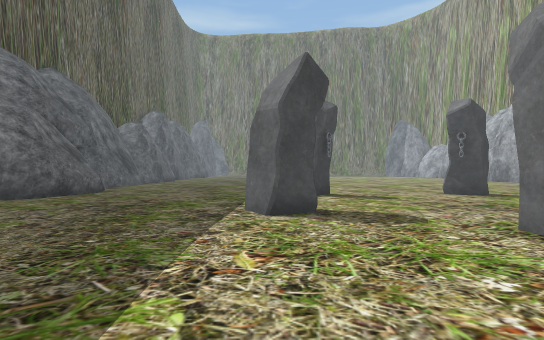
view 1 (above)

21 first-person views from a walk through a 3-D level made in the Unity game engine. The camera is 1.2 m above the floor, looks level and sees 80° across. The floor is counted in squares, 2 m on a side. Each view is taken from the middle of a square. On the plan, view 1 faces up. The plan holds only what a view shows up to about 10 squares ahead; the rest is blank. The place goes on beyond the plan. The player character is not drawn.

view 2
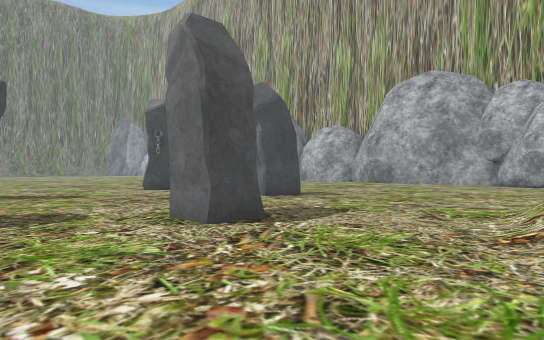

view 3
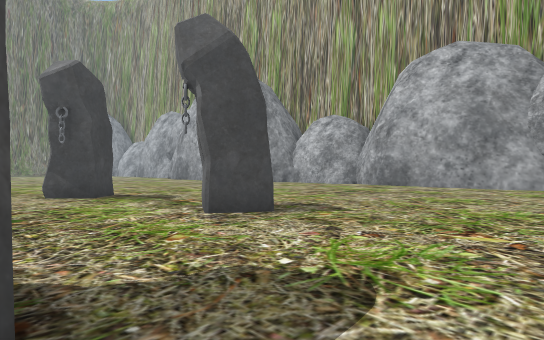

view 4
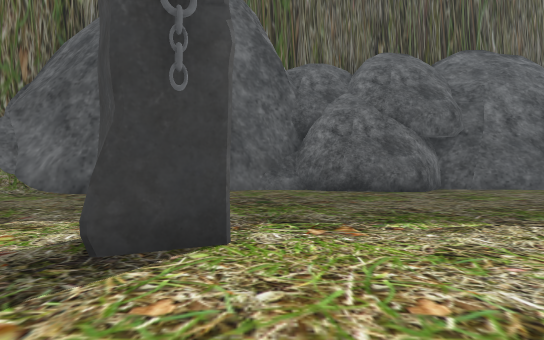

view 5
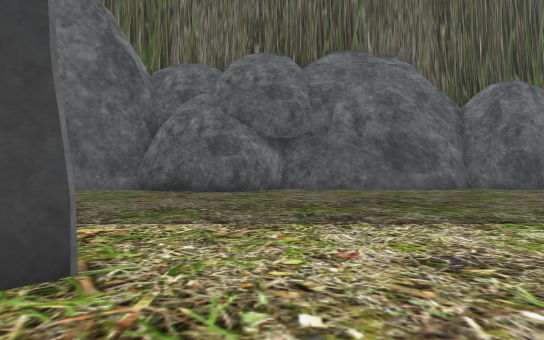

view 6
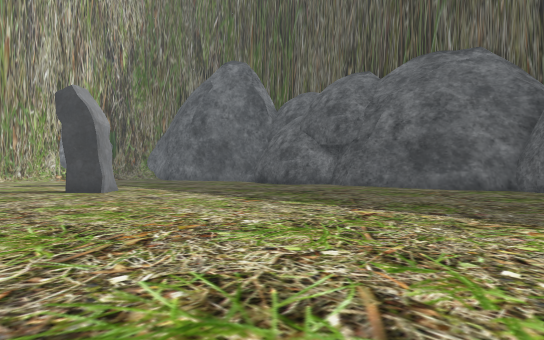

view 7
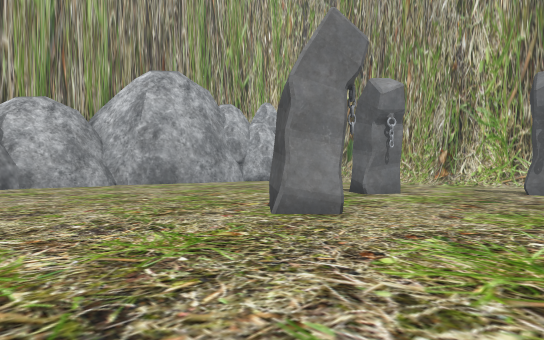

view 8
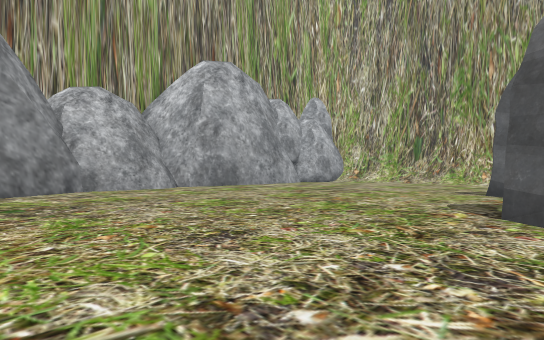

view 9
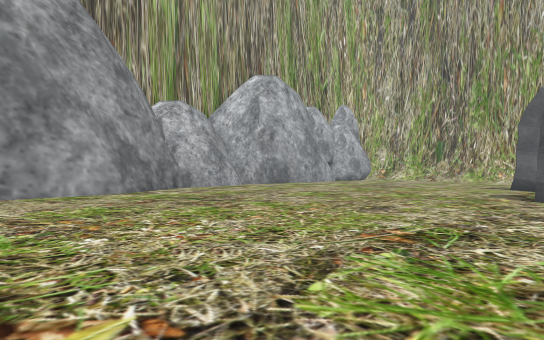

view 10
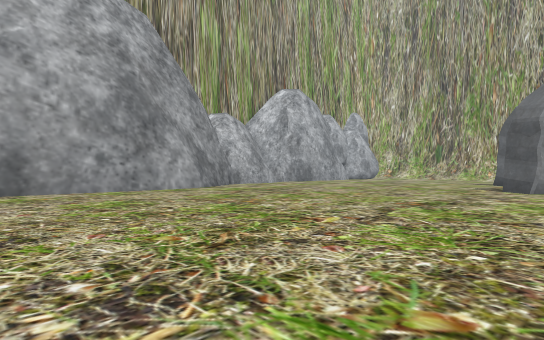

view 11
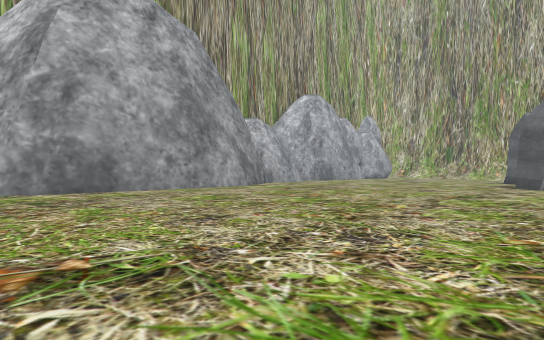

view 12
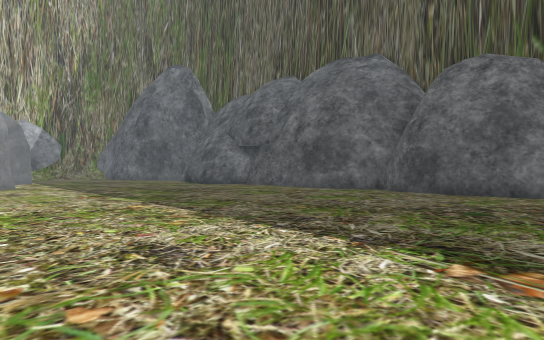

view 13
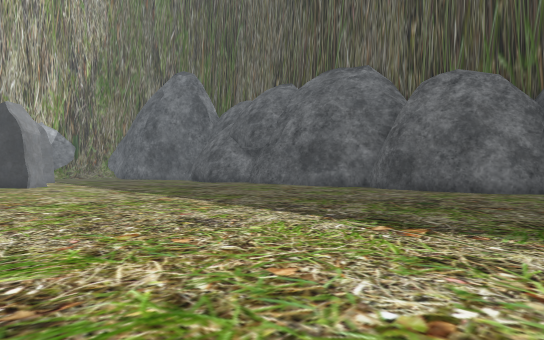

view 14
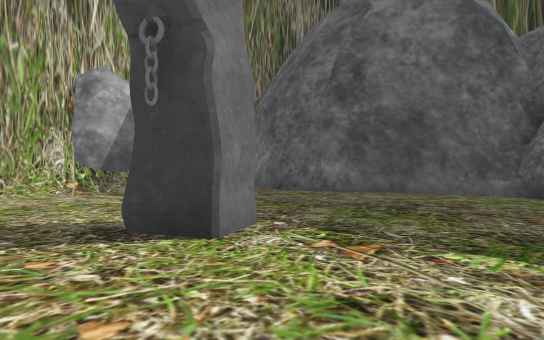

view 15
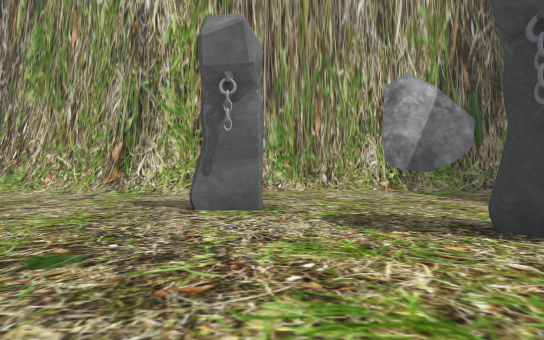

view 16
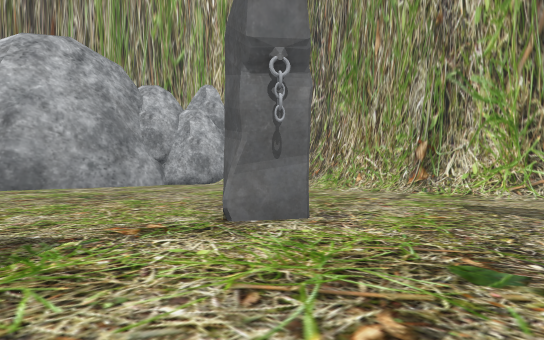

view 17
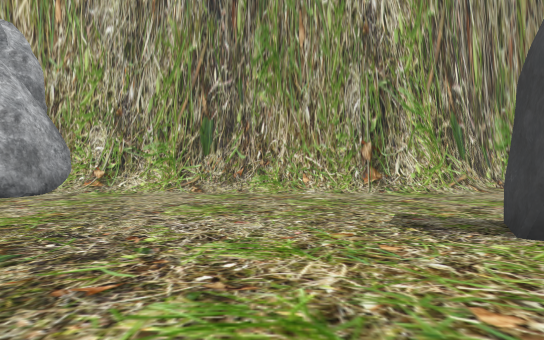

view 18
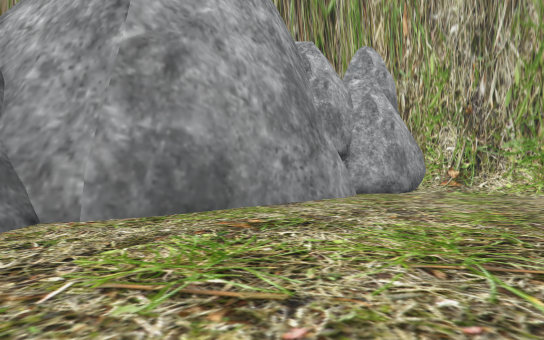

view 19
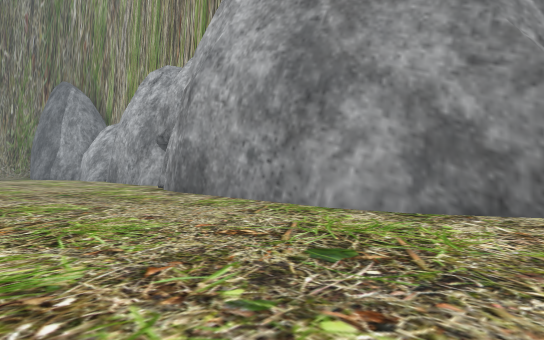

view 20
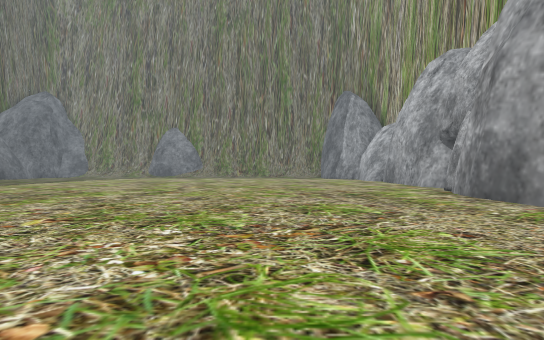

view 21
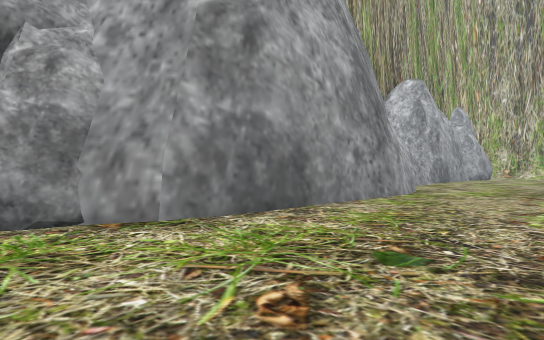

### Floor plan
Key: @ floor where view 1 was taken; # wall or solid block; . floor; / step, stairs or slope; P pillar.
Columns run from 8 left of view 1 to 17 right of it. Each row starts with its distance up from view 1.
 24       ..................#
 23 #......................##
 22 ##.....................#
 21  #.....................#
 20  #.....................#
 19 ##.....................#
 18 #......................#
 17 ##.....................#
 16  #.....................#
 15  #.....................#
 14  #.....................##
 13  #......................#
 12  #......................#
 11  ##.....................#
 10   #......P....P.........##
  9  ##......................#
  8 ##......................##
  7  #......................#
  6  #......P......P........#
  5  #......................#
  4  ##.........P...........##
  3   #......................#
  2   #.....................##
  1   ##....................#
  0    ####/@/../############
 -1      #########    ######

Where each view was taken, in squares from view 1:
view 1: 0 up, 0 right, facing up
view 2: 0 up, 1 right, facing up-right
view 3: 2 up, 4 right, facing up-right
view 4: 7 up, 3 right, facing left
view 5: 12 up, 3 right, facing left
view 6: 20 up, 4 right, facing down-left
view 7: 14 up, 3 right, facing down-right
view 8: 15 up, 6 right, facing down-right
view 9: 18 up, 6 right, facing down-right
view 10: 21 up, 5 right, facing down-right
view 11: 23 up, 5 right, facing down-right
view 12: 23 up, 2 right, facing down-left
view 13: 24 up, 3 right, facing down-left
view 14: 9 up, 2 right, facing down-left
view 15: 9 up, 3 right, facing down
view 16: 9 up, 4 right, facing down-right
view 17: 9 up, 10 right, facing down
view 18: 10 up, 12 right, facing down-right
view 19: 13 up, 10 right, facing up-right
view 20: 14 up, 10 right, facing up
view 21: 24 up, 11 right, facing down-right
